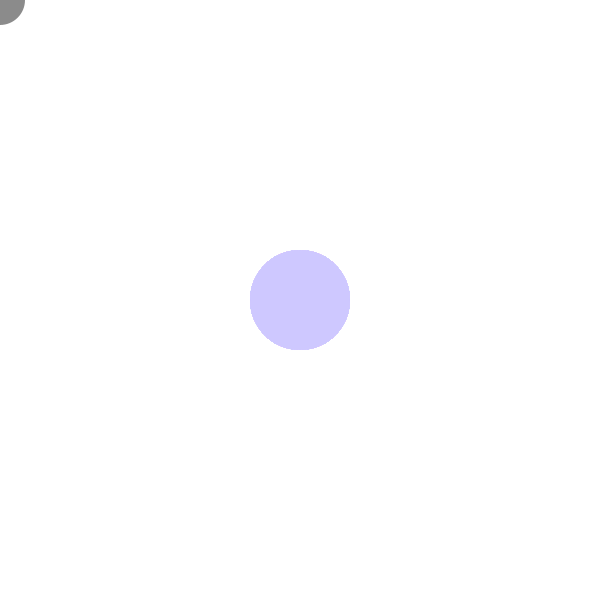
Frame 1 (no input)
Frame 60 (the mouse pressed at the canvas centre just before this capture): identical to frame 1, image omitted
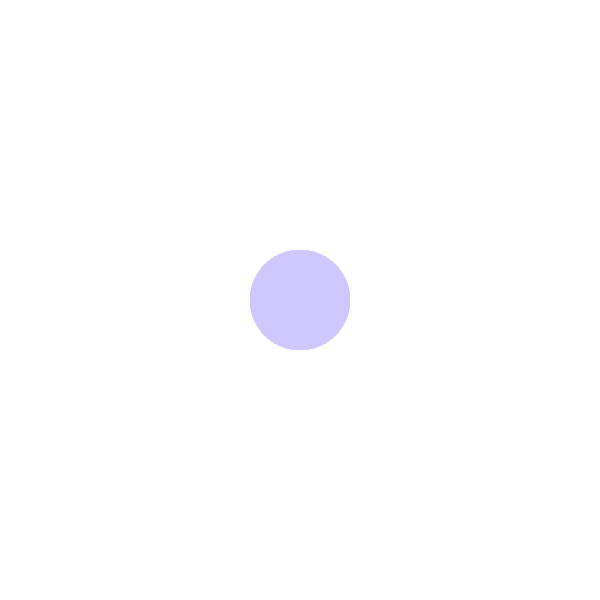
Frame 120 (the mouse held since frame 60 and released just before this capture)

The Processing sketch that drew these frames (run headless with seeded random() and noise(); from frame 60 on, the mouse is pressed at the canvas centre):

// Processing sketch: processing_130332
// ── processing_130332.pde

//Tomas de Camino Beck
//arreglo de nBolas x 2 (con 2 coordenadas 0 es x y 1 es y)
int nBolas = 40;
float[][] bolas = new float[nBolas][2];

void setup() {
  size(600, 600);
  smooth();
  noCursor();
  //inicializa bolas al centro
  for (int i = 0; i<nBolas;i++) {
    bolas[i][0]=width/2;
    bolas[i][1]=height/2;
  }
  ellipseMode(CENTER);
}

void draw() {
  background(255);
  //dibuja el mouse
  fill(139);
  noStroke();
  ellipse(mouseX, mouseY, 50, 50);
  fill(205, 200, 255, 119);
  //dibuja todas las bolas
  for (int i = 0; i<nBolas;i++) {
    ellipse(bolas[i][0], bolas[i][1], 100, 100);
    if (sqrt(sq(mouseX-bolas[i][0])+sq(mouseY-bolas[i][1]))<200) {
      bolas[i][0]+=(mouseX-bolas[i][0])/(20+i*i);
      bolas[i][1]+=(mouseY-bolas[i][1])/(20+i*i);
    }
  }
}
